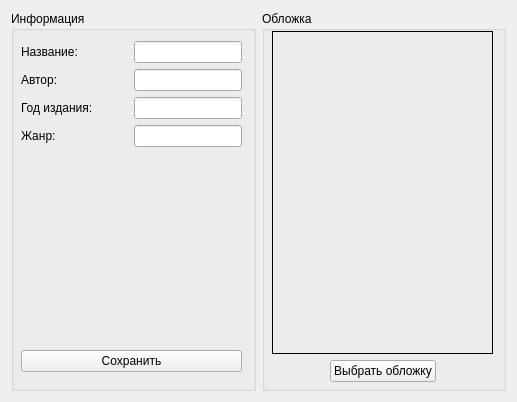
<?xml version="1.0" encoding="UTF-8"?>
<ui version="4.0">
 <class>Form</class>
 <widget class="QWidget" name="Form">
  <property name="geometry">
   <rect>
    <x>0</x>
    <y>0</y>
    <width>517</width>
    <height>402</height>
   </rect>
  </property>
  <property name="windowTitle">
   <string>Form</string>
  </property>
  <layout class="QHBoxLayout" name="horizontalLayout_6">
   <item>
    <widget class="QGroupBox" name="groupBox">
     <property name="title">
      <string>Информация</string>
     </property>
     <widget class="QWidget" name="">
      <property name="geometry">
       <rect>
        <x>10</x>
        <y>30</y>
        <width>221</width>
        <height>331</height>
       </rect>
      </property>
      <layout class="QVBoxLayout" name="verticalLayout">
       <item>
        <layout class="QHBoxLayout" name="horizontalLayout">
         <item>
          <widget class="QLabel" name="label_2">
           <property name="text">
            <string>Название:</string>
           </property>
          </widget>
         </item>
         <item>
          <widget class="QLineEdit" name="book_name">
           <property name="sizePolicy">
            <sizepolicy hsizetype="Fixed" vsizetype="Fixed">
             <horstretch>0</horstretch>
             <verstretch>0</verstretch>
            </sizepolicy>
           </property>
           <property name="readOnly">
            <bool>false</bool>
           </property>
          </widget>
         </item>
        </layout>
       </item>
       <item>
        <layout class="QHBoxLayout" name="horizontalLayout_4">
         <item>
          <widget class="QLabel" name="label_3">
           <property name="text">
            <string>Автор:</string>
           </property>
          </widget>
         </item>
         <item>
          <widget class="QLineEdit" name="book_author">
           <property name="sizePolicy">
            <sizepolicy hsizetype="Fixed" vsizetype="Fixed">
             <horstretch>0</horstretch>
             <verstretch>0</verstretch>
            </sizepolicy>
           </property>
           <property name="readOnly">
            <bool>false</bool>
           </property>
          </widget>
         </item>
        </layout>
       </item>
       <item>
        <layout class="QHBoxLayout" name="horizontalLayout_3">
         <item>
          <widget class="QLabel" name="label_4">
           <property name="text">
            <string>Год издания:</string>
           </property>
          </widget>
         </item>
         <item>
          <widget class="QLineEdit" name="book_year">
           <property name="sizePolicy">
            <sizepolicy hsizetype="Fixed" vsizetype="Fixed">
             <horstretch>0</horstretch>
             <verstretch>0</verstretch>
            </sizepolicy>
           </property>
           <property name="readOnly">
            <bool>false</bool>
           </property>
          </widget>
         </item>
        </layout>
       </item>
       <item>
        <layout class="QHBoxLayout" name="horizontalLayout_2">
         <item>
          <widget class="QLabel" name="label_5">
           <property name="text">
            <string>Жанр:</string>
           </property>
          </widget>
         </item>
         <item>
          <widget class="QLineEdit" name="book_genre">
           <property name="sizePolicy">
            <sizepolicy hsizetype="Fixed" vsizetype="Fixed">
             <horstretch>0</horstretch>
             <verstretch>0</verstretch>
            </sizepolicy>
           </property>
           <property name="readOnly">
            <bool>false</bool>
           </property>
          </widget>
         </item>
        </layout>
       </item>
       <item>
        <spacer name="verticalSpacer">
         <property name="orientation">
          <enum>Qt::Vertical</enum>
         </property>
         <property name="sizeHint" stdset="0">
          <size>
           <width>20</width>
           <height>40</height>
          </size>
         </property>
        </spacer>
       </item>
       <item>
        <widget class="QPushButton" name="btn_save">
         <property name="text">
          <string>Сохранить</string>
         </property>
        </widget>
       </item>
      </layout>
     </widget>
    </widget>
   </item>
   <item>
    <widget class="QGroupBox" name="groupBox_2">
     <property name="title">
      <string>Обложка</string>
     </property>
     <widget class="QWidget" name="">
      <property name="geometry">
       <rect>
        <x>10</x>
        <y>20</y>
        <width>221</width>
        <height>351</height>
       </rect>
      </property>
      <layout class="QVBoxLayout" name="verticalLayout_2" stretch="7,1">
       <item>
        <widget class="QLabel" name="label">
         <property name="frameShape">
          <enum>QFrame::Box</enum>
         </property>
         <property name="text">
          <string/>
         </property>
        </widget>
       </item>
       <item>
        <layout class="QHBoxLayout" name="horizontalLayout_5">
         <item>
          <spacer name="horizontalSpacer">
           <property name="orientation">
            <enum>Qt::Horizontal</enum>
           </property>
           <property name="sizeHint" stdset="0">
            <size>
             <width>40</width>
             <height>20</height>
            </size>
           </property>
          </spacer>
         </item>
         <item>
          <widget class="QPushButton" name="btn_cover">
           <property name="text">
            <string>Выбрать обложку</string>
           </property>
          </widget>
         </item>
         <item>
          <spacer name="horizontalSpacer_2">
           <property name="orientation">
            <enum>Qt::Horizontal</enum>
           </property>
           <property name="sizeHint" stdset="0">
            <size>
             <width>40</width>
             <height>20</height>
            </size>
           </property>
          </spacer>
         </item>
        </layout>
       </item>
      </layout>
     </widget>
    </widget>
   </item>
  </layout>
 </widget>
 <resources/>
 <connections/>
</ui>
